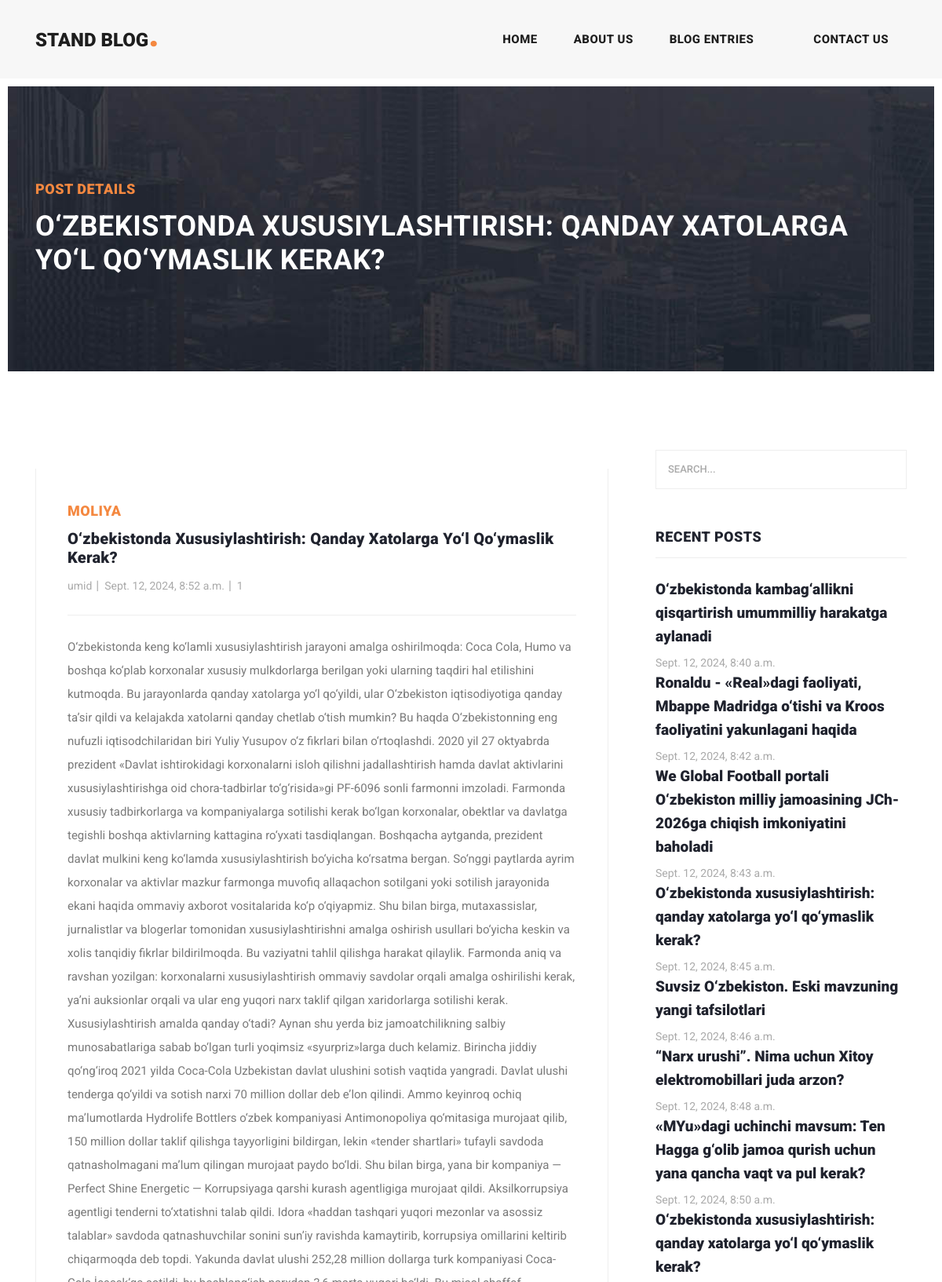
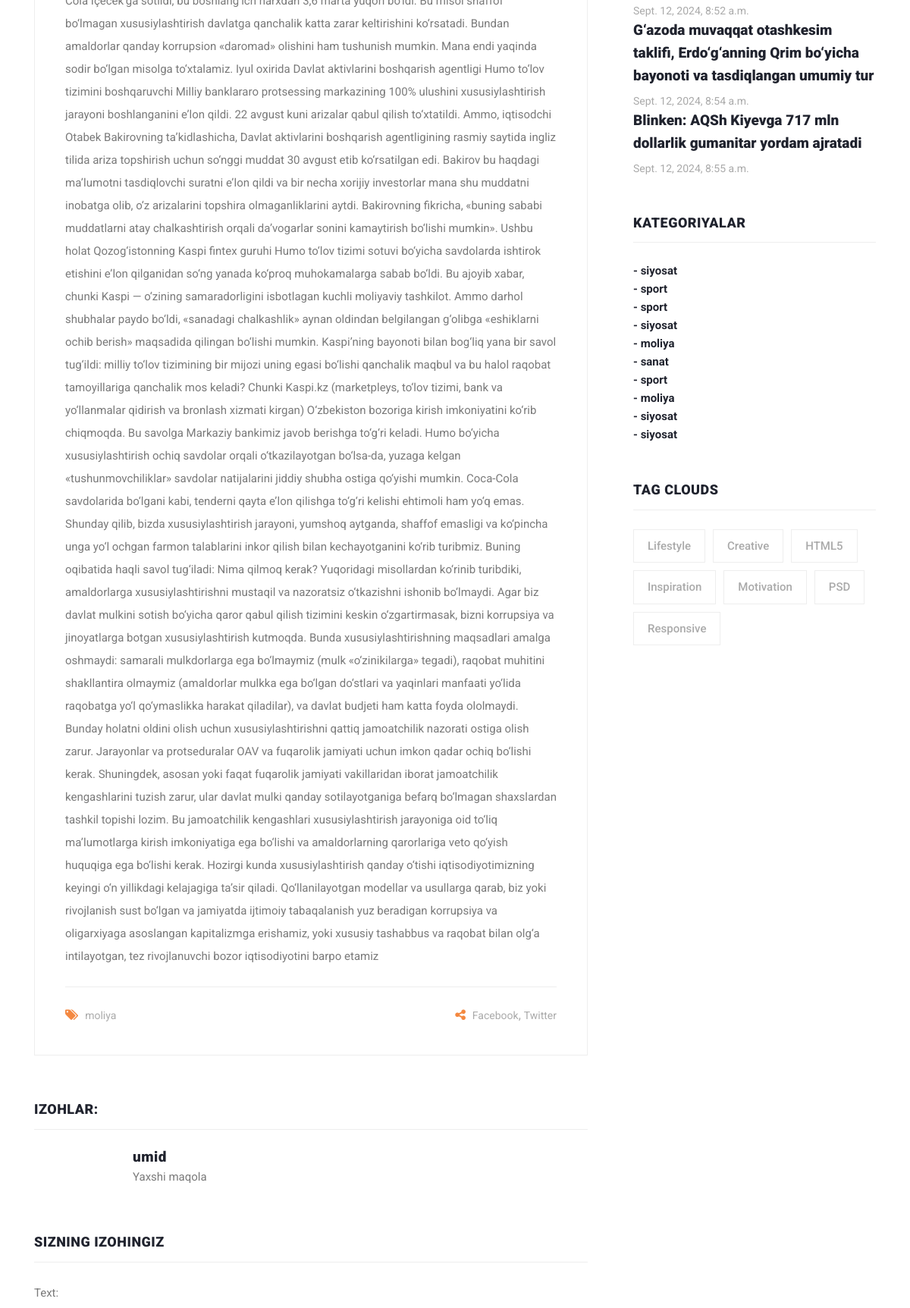
The page /post/19/ (upper part) on the database its author committed (2 pictures, top to bottom).
### pages/models.py (models this page shows, shortened)
class Post(models.Model):
    title = models.CharField(max_length=100)
    body = models.TextField()
    category = models.ForeignKey(Category, on_delete=models.CASCADE)
    author = models.ForeignKey(User, on_delete=models.CASCADE)
    photo = models.ImageField(upload_to='photos/')
    date = models.DateTimeField(auto_now_add=True)
    hashtags = models.ManyToManyField('Hashtag', blank=True)

class Category(models.Model):
    name = models.CharField(max_length=100)
    def __str__(self):
        return self.name

class Hashtag(models.Model):
    name = models.CharField(max_length=100)

class Comment(models.Model):
    author = models.ForeignKey(User, on_delete=models.CASCADE)
    post = models.ForeignKey(Post, on_delete=models.CASCADE, related_name='comments')
    text = models.TextField()
    date = models.DateTimeField(auto_now_add=True)

### pages/views.py (the view)
# urls.py: path('post/<int:pk>/', DetailPageView.as_view(), name='post_detail'),
class DetailPageView(DetailView):
    model = Post
    template_name = 'post-details.html'
    context_object_name = 'post'
    def get_context_data(self, **kwargs):
        context = super().get_context_data(**kwargs)
        context['hashtags'] = self.object.hashtags.all()  # Hashtaglarni qo'shish
        context['comments'] = self.object.comments.all()  # Izohlarni qo'shish
        context['form'] = CommentForm()  # Izoh formasi
        context['all_posts'] = Post.objects.all()  # Barcha postlarni qo'shish
        return context
    def post(self, request, *args, **kwargs):
        self.object = self.get_object()
        form = CommentForm(request.POST)
        if form.is_valid():
            comment = form.save(commit=False)
            comment.post = self.object
            comment.author = request.user
            comment.save()
            return redirect('post_detail', pk=self.object.pk)
        return redirect('post_detail', pk=self.object.pk)

### pages/forms.py
class CommentForm(forms.ModelForm):
    class Meta:
        model = Comment
        fields = ['text']  # Faqat izoh matni

### templates/post-details.html (shortened to what this page needs)
{% extends 'base.html' %}
{% load static %}
{% block content %}
    <div class="heading-page header-text">
        <section class="page-heading">
            <div class="container">
                <div class="row">
                    <div class="col-lg-12">
                        <div class="text-content">
                            <h4>Post Details</h4>
                            <h2>{{ post.title }}</h2>
                        </div>
                    </div>
                </div>
            </div>
        </section>
    </div>
    <section class="blog-posts grid-system">
        <div class="container">
            <div class="row">
                <div class="col-lg-8">
                    <div class="all-blog-posts">
                        <div class="row">
                            <div class="col-lg-12">
                                <div class="blog-post">
                                    <div class="blog-thumb">
                                    </div>
                                    <div class="down-content">
                                        <span>{{ post.category.name }}</span>
                                        <h4>{{ post.title }}</h4>
                                        <ul class="post-info">
                                            <li><a href="#">{{ post.author.username }}</a></li>
                                            <li><a href="#">{{ post.date }}</a></li>
                                            <li><a href="#">{{ post.comments.count }}</a></li>
                                        </ul>
                                        <p>{{ post.body }}</p>
                                        <div class="post-options">
                                            <div class="row">
                                                <div class="col-6">
                                                    <ul class="post-tags">
                                                        <li><i class="fa fa-tags"></i></li>
                                                        {% for hashtag in hashtags %}
                                                            <li><a href="#">{{ hashtag.name }}</a>{% if not forloop.last %}, {% endif %}</li>
                                                        {% endfor %}
                                                    </ul>
                                                </div>
                                                <div class="col-6">
                                                    <ul class="post-share">
                                                        <li><i class="fa fa-share-alt"></i></li>
                                                        <li><a href="#">Facebook</a>,</li>
                                                        <li><a href="#">Twitter</a></li>
                                                    </ul>
                                                </div>
                                            </div>
                                        </div>
                                    </div>
                                </div>
                            </div>
                            <div class="col-lg-12">
                                <div class="sidebar-item comments">
                                    <div class="sidebar-heading">
                                        <h2>Izohlar:</h2>
                                    </div>
                                    <div class="content">
                                        <ul>
                                            {% for comment in comments %}
                                                <li>
                                                    <div class="right-content">
                                                        <h4>{{ comment.author.username }}</h4>
                                                        <p>{{ comment.text }}</p>
                                                    </div>
                                                </li>
                                            {% endfor %}
                                        </ul>
                                    </div>
                                </div>
                            </div>
                            <div class="col-lg-12">
                                <div class="sidebar-item submit-comment">
                                    <div class="sidebar-heading">
                                        <h2>Sizning izohingiz</h2>
                                    </div>
                                    <div class="content">
                                        <form method="post">
                                            {{ form.as_p }}
                                        </form>
                                    </div>
                                </div>
                            </div>
                        </div>
                    </div>
                </div>
                <div class="col-lg-4">
                    <div class="sidebar">
                        <div class="row">
                            <div class="col-lg-12">
                                <div class="sidebar-item search">
                                    <form method="GET" action="{% url 'search' %}">
                                        <input type="text" name="q" placeholder="Search..." value="{{ request.GET.q }}">
                                    </form>
                                </div>
                            </div>
                            <div class="col-lg-12">
                                <div class="sidebar-item recent-posts">
                                    <div class="sidebar-heading">
                                        <h2>Recent Posts</h2>
                                    </div>
                                    {% for post in all_posts %}
                                    <div class="content">
                                        <ul>
                                            <li><a href="{% url 'post_detail' post.pk %}">
                                                <h5>{{ post.title }}</h5>
                                                <span>{{ post.date }}</span>
                                            </a></li>
                                        </ul>
                                    </div>
                                    {% endfor %}
                                </div>
                            </div>
                            <div class="col-lg-12">
                                <div class="sidebar-item categories">
                                    <div class="sidebar-heading">
                                        <h2>Kategoriyalar</h2>
                                    </div>
                                    {% for post in all_posts %}
                                    <div class="content">
                                        <ul>
                                            <li><a href="#">- {{ post.category }}</a></li>
                                        </ul>
                                    </div>
                                    {% endfor %}
                                </div>
                            </div>
                            <div class="col-lg-12">
                                <div class="sidebar-item tags">
                                    <div class="sidebar-heading">
                                        <h2>Tag Clouds</h2>
                                    </div>
                                    <div class="content">
                                        <ul>
                                            <li><a href="#">Lifestyle</a></li>
                                            <li><a href="#">Creative</a></li>
                                            <li><a href="#">HTML5</a></li>
                                            <li><a href="#">Inspiration</a></li>
                                            <li><a href="#">Motivation</a></li>
                                            <li><a href="#">PSD</a></li>
                                            <li><a href="#">Responsive</a></li>
                                        </ul>
                                    </div>
                                </div>
                            </div>
                        </div>
                    </div>
                </div>
            </div>
        </div>
    </section>
{% endblock content %}

### rows shown on the page
Post: title "O‘ZBEKISTONDA XUSUSIYLASHTIRISH: QANDAY XATOLARGA YO‘L QO‘YMASLIK KERAK?", category.name "MOLIYA", title "O‘zbekistonda Xususiylashtirish: Qanday Xatolarga Yo‘l Qo‘ymaslik Kerak?", author.username "umid", date "Sept. 12, 2024, 8:52 a.m.", comments.count "1", body "O‘zbekistonda keng ko‘lamli xususiylashtirish jarayoni amalga oshirilmoqda: Coca Cola, Humo va boshqa ko‘plab korxonalar xususiy mulkdorlarga berilgan yoki ularning taqdiri hal etilishini kutmoqda. Bu jarayonlarda qanday xatolarga yo‘l qo‘yildi, ular O‘zbekiston iqtisodiyotiga qanday ta’sir qildi va kelajakda xatolarni qanday chetlab o‘tish mumkin? Bu haqda O‘zbekistonning eng nufuzli iqtisodchilaridan biri Yuliy Yusupov o‘z fikrlari bilan o‘rtoqlashdi. 2020 yil 27 oktyabrda prezident «Davlat ishtirokidagi korxonalarni isloh qilishni jadallashtirish hamda davlat aktivlarini xususiylashtirishga oid chora-tadbirlar to‘g‘risida»gi PF-6096 sonli farmonni imzoladi. Farmonda xususiy…", title "O‘zbekistonda xususiylashtirish: qanday xatolarga yo‘l qo‘ymaslik kerak?", category "moliya"
Hashtag: name "moliya"
Comment: author.username "umid", text "Yaxshi maqola"
Post: title "O‘zbekistonda kambag‘allikni qisqartirish umummilliy harakatga aylanadi", date "Sept. 12, 2024, 8:40 a.m.", category "siyosat"
Post: title "Ronaldu - «Real»dagi faoliyati, Mbappe Madridga o‘tishi va Kroos faoliyatini yakunlagani haqida", date "Sept. 12, 2024, 8:42 a.m.", category "sport"
Post: title "We Global Football portali O‘zbekiston milliy jamoasining JCh-2026ga chiqish imkoniyatini baholadi", date "Sept. 12, 2024, 8:43 a.m.", category "sport"
Post: title "O‘zbekistonda xususiylashtirish: qanday xatolarga yo‘l qo‘ymaslik kerak?", date "Sept. 12, 2024, 8:45 a.m.", category "siyosat"
Post: title "Suvsiz O‘zbekiston. Eski mavzuning yangi tafsilotlari", date "Sept. 12, 2024, 8:46 a.m.", category "moliya"
Post: title "“Narx urushi”. Nima uchun Xitoy elektromobillari juda arzon?", date "Sept. 12, 2024, 8:48 a.m.", category "sanat"
Post: title "«MYu»dagi uchinchi mavsum: Ten Hagga g‘olib jamoa qurish uchun yana qancha vaqt va pul kerak?", date "Sept. 12, 2024, 8:50 a.m.", category "sport"
Post: title "G‘azoda muvaqqat otashkesim taklifi, Erdo‘g‘anning Qrim bo‘yicha bayonoti va tasdiqlangan umumiy tur", date "Sept. 12, 2024, 8:54 a.m.", category "siyosat"
Post: title "Blinken: AQSh Kiyevga 717 mln dollarlik gumanitar yordam ajratadi", date "Sept. 12, 2024, 8:55 a.m.", category "siyosat"
